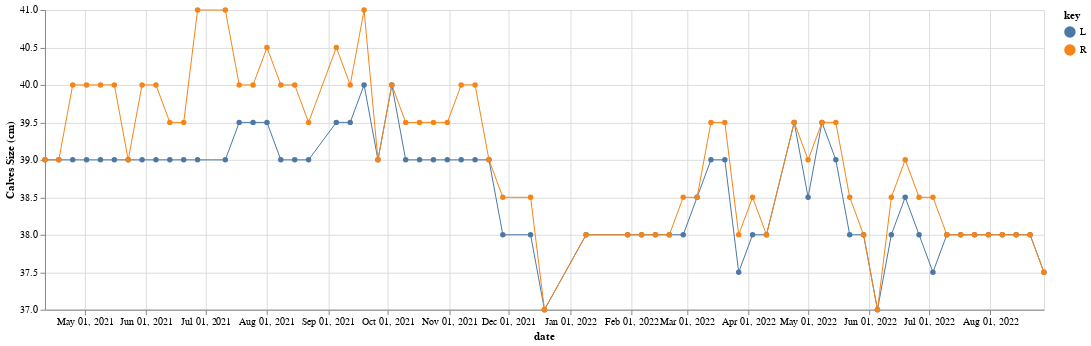

The notebook cell saved with this chart:
### Code cell
# Calve Graph
chart = make_chart_LR_hover(5, 6)

chart

### Figure 1 — Vega-Lite specification as saved in the notebook (floating-point values rounded to 4 significant figures)
{"$schema": "https://vega.github.io/schema/vega-lite/v4.17.0.json", "config": {"view": {"continuousHeight": 300, "continuousWidth": 400}}, "data": {"name": "data-e355ff42253e30203ca3644eef9a45ed"}, "datasets": {"data-e355ff42253e30203ca3644eef9a45ed": [{"L": 39, "R": 39, "date": "2021-04-11T00:00:00"}, {"L": 39, "R": 39, "date": "2021-04-18T00:00:00"}, {"L": 39, "R": 40, "date": "2021-04-25T00:00:00"}, {"L": 39, "R": 40, "date": "2021-05-02T00:00:00"}, {"L": 39, "R": 40, "date": "2021-05-09T00:00:00"}, {"L": 39, "R": 40, "date": "2021-05-16T00:00:00"}, {"L": 39, "R": 39, "date": "2021-05-23T00:00:00"}, {"L": 39, "R": 40, "date": "2021-05-30T00:00:00"}, {"L": 39, "R": 40, "date": "2021-06-06T00:00:00"}, {"L": 39, "R": 39.5, "date": "2021-06-13T00:00:00"}, {"L": 39, "R": 39.5, "date": "2021-06-20T00:00:00"}, {"L": 39, "R": 41, "date": "2021-06-27T00:00:00"}, {"L": null, "R": null, "date": "2021-07-04T00:00:00"}, {"L": 39, "R": 41, "date": "2021-07-11T00:00:00"}, {"L": 39.5, "R": 40, "date": "2021-07-18T00:00:00"}, {"L": 39.5, "R": 40, "date": "2021-07-25T00:00:00"}, {"L": 39.5, "R": 40.5, "date": "2021-08-01T00:00:00"}, {"L": 39, "R": 40, "date": "2021-08-08T00:00:00"}, {"L": 39, "R": 40, "date": "2021-08-15T00:00:00"}, {"L": 39, "R": 39.5, "date": "2021-08-22T00:00:00"}, {"L": 39.5, "R": 40.5, "date": "2021-09-05T00:00:00"}, {"L": 39.5, "R": 40, "date": "2021-09-12T00:00:00"}, {"L": 40, "R": 41, "date": "2021-09-19T00:00:00"}, {"L": 39, "R": 39, "date": "2021-09-26T00:00:00"}, {"L": 40, "R": 40, "date": "2021-10-03T00:00:00"}, {"L": 39, "R": 39.5, "date": "2021-10-10T00:00:00"}, {"L": 39, "R": 39.5, "date": "2021-10-17T00:00:00"}, {"L": 39, "R": 39.5, "date": "2021-10-24T00:00:00"}, {"L": 39, "R": 39.5, "date": "2021-10-31T00:00:00"}, {"L": 39, "R": 40, "date": "2021-11-07T00:00:00"}, {"L": 39, "R": 40, "date": "2021-11-14T00:00:00"}, {"L": 39, "R": 39, "date": "2021-11-21T00:00:00"}, {"L": 38, "R": 38.5, "date": "2021-11-28T00:00:00"}, {"L": 38, "R": 38.5, "date": "2021-12-12T00:00:00"}, {"L": 37, "R": 37, "date": "2021-12-19T00:00:00"}, {"L": 38, "R": 38, "date": "2022-01-09T00:00:00"}, {"L": 38, "R": 38, "date": "2022-01-30T00:00:00"}, {"L": 38, "R": 38, "date": "2022-02-06T00:00:00"}, {"L": 38, "R": 38, "date": "2022-02-13T00:00:00"}, {"L": 38, "R": 38, "date": "2022-02-20T00:00:00"}, {"L": 38, "R": 38.5, "date": "2022-02-27T00:00:00"}, {"L": 38.5, "R": 38.5, "date": "2022-03-06T00:00:00"}, {"L": 39, "R": 39.5, "date": "2022-03-13T00:00:00"}, {"L": 39, "R": 39.5, "date": "2022-03-20T00:00:00"}, {"L": 37.5, "R": 38, "date": "2022-03-27T00:00:00"}, {"L": 38, "R": 38.5, "date": "2022-04-03T00:00:00"}, {"L": 38, "R": 38, "date": "2022-04-10T00:00:00"}, {"L": null, "R": null, "date": "2022-04-17T00:00:00"}, {"L": 39.5, "R": 39.5, "date": "2022-04-24T00:00:00"}, {"L": 38.5, "R": 39, "date": "2022-05-01T00:00:00"}, {"L": 39.5, "R": 39.5, "date": "2022-05-08T00:00:00"}, {"L": 39, "R": 39.5, "date": "2022-05-15T00:00:00"}, {"L": 38, "R": 38.5, "date": "2022-05-22T00:00:00"}, {"L": 38, "R": 38, "date": "2022-05-29T00:00:00"}, {"L": 37, "R": 37, "date": "2022-06-05T00:00:00"}, {"L": 38, "R": 38.5, "date": "2022-06-12T00:00:00"}, {"L": 38.5, "R": 39, "date": "2022-06-19T00:00:00"}, {"L": 38, "R": 38.5, "date": "2022-06-26T00:00:00"}, {"L": 37.5, "R": 38.5, "date": "2022-07-03T00:00:00"}, {"L": 38, "R": 38, "date": "2022-07-10T00:00:00"}, {"L": 38, "R": 38, "date": "2022-07-17T00:00:00"}, {"L": 38, "R": 38, "date": "2022-07-24T00:00:00"}, {"L": 38, "R": 38, "date": "2022-07-31T00:00:00"}, {"L": 38, "R": 38, "date": "2022-08-07T00:00:00"}, {"L": 38, "R": 38, "date": "2022-08-14T00:00:00"}, {"L": 38, "R": 38, "date": "2022-08-21T00:00:00"}, {"L": 37.5, "R": 37.5, "date": "2022-08-28T00:00:00"}]}, "layer": [{"encoding": {"color": {"field": "key", "type": "nominal"}, "size": {"condition": {"selection": {"not": "selector027"}, "value": 1}, "value": 3}, "x": {"axis": {"grid": true}, "field": "date", "sort": "-x", "timeUnit": "yearmonthdate", "title": "date", "type": "temporal"}, "y": {"field": "value", "impute": {"frame": [-1, 1], "method": "mean"}, "scale": {"zero": false}, "title": "Calves Size (cm)", "type": "quantitative"}}, "mark": "line", "transform": [{"fold": ["L", "R"]}], "width": 1000}, {"encoding": {"color": {"field": "key", "type": "nominal"}, "x": {"field": "date", "type": "temporal"}, "y": {"field": "value", "type": "quantitative"}}, "mark": {"filled": true, "opacity": 1, "type": "point"}, "selection": {"selector027": {"empty": "none", "fields": ["key"], "nearest": true, "on": "mouseover", "type": "single"}}, "transform": [{"fold": ["L", "R"]}]}]}
